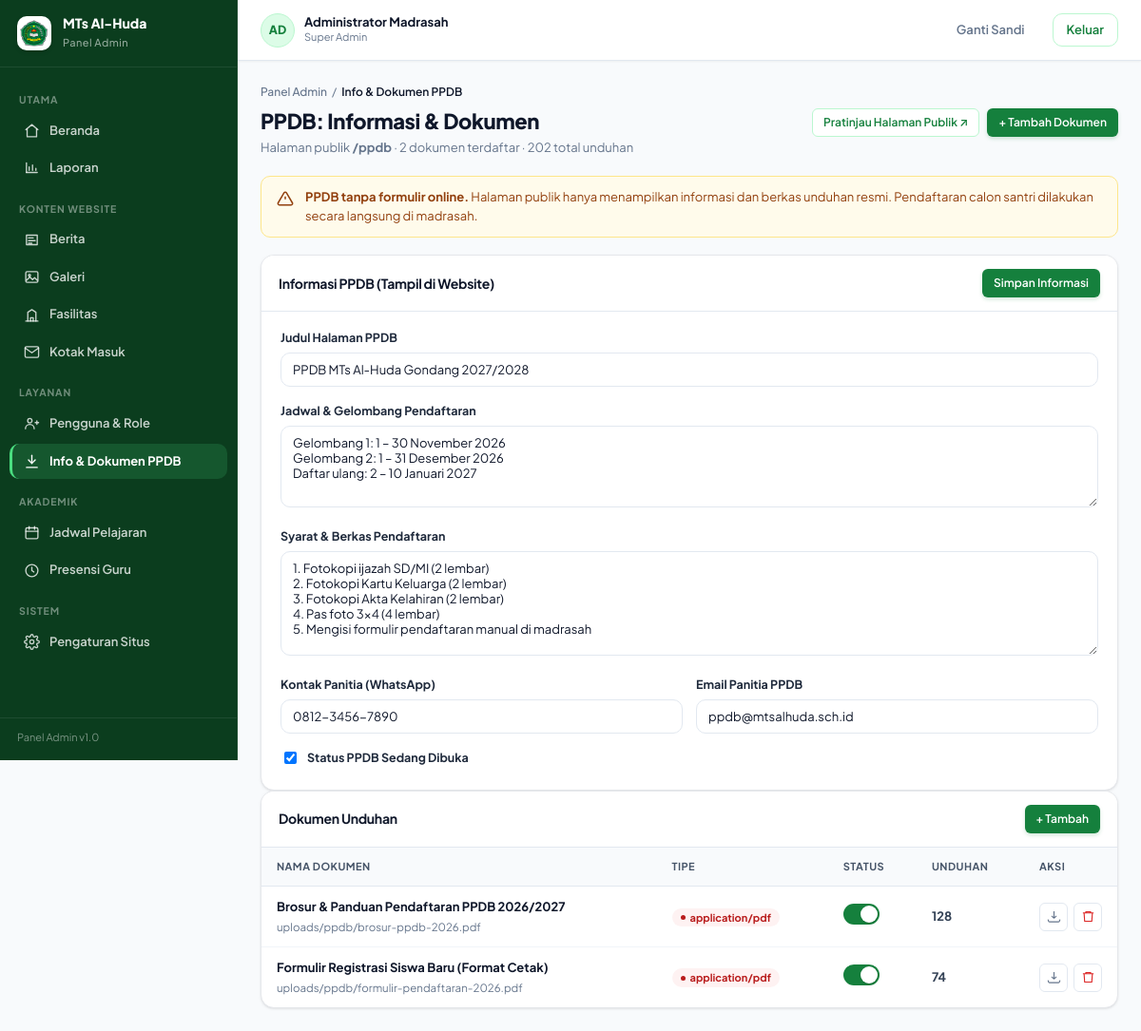
The app's page /admin/ppdb (signed in) with its own data.
### tables this page shows
CREATE TABLE `pengguna` (
  `id` bigint unsigned NOT NULL AUTO_INCREMENT,
  `username` varchar(60) NOT NULL,
  `email` varchar(160) DEFAULT NULL,
  `password_hash` varchar(255) NOT NULL,
  `name` varchar(120) NOT NULL,
  `nama` varchar(120) DEFAULT NULL,
  `role` enum('admin','operator','kepala','guru','siswa') NOT NULL DEFAULT 'siswa',
  `role_label` varchar(50) DEFAULT NULL,
  `phone` varchar(30) DEFAULT NULL,
  `telepon` varchar(30) DEFAULT NULL,
  `avatar_path` varchar(255) DEFAULT NULL,
  `foto_url` varchar(255) DEFAULT NULL,
  `is_active` tinyint(1) NOT NULL DEFAULT '1',
  `must_change_password` tinyint(1) NOT NULL DEFAULT '0',
  `failed_login_attempts` tinyint unsigned NOT NULL DEFAULT '0',
  `locked_until` datetime DEFAULT NULL,
  `last_login_at` datetime DEFAULT NULL,
  `last_login_ip` varchar(45) DEFAULT NULL,
  `created_at` datetime NOT NULL DEFAULT CURRENT_TIMESTAMP,
  `updated_at` datetime NOT NULL DEFAULT CURRENT_TIMESTAMP ON UPDATE CURRENT_TIMESTAMP,
  `deleted_at` datetime DEFAULT NULL,
  PRIMARY KEY (`id`),
  UNIQUE KEY `uq_pengguna_username` (`username`),
  UNIQUE KEY `uq_pengguna_email` (`email`),
  KEY `idx_pengguna_role` (`role`,`is_active`)
);

CREATE TABLE `dokumen_ppdb` (
  `id` bigint unsigned NOT NULL AUTO_INCREMENT,
  `title` varchar(200) NOT NULL,
  `judul` varchar(200) NOT NULL,
  `description` text DEFAULT NULL,
  `file_path` varchar(255) NOT NULL,
  `file_url` varchar(255) DEFAULT NULL,
  `file_size` int unsigned NOT NULL DEFAULT '0',
  `mime_type` varchar(100) DEFAULT 'application/pdf',
  `download_count` int unsigned NOT NULL DEFAULT '0',
  `jumlah_unduh` int unsigned NOT NULL DEFAULT '0',
  `sort_order` int NOT NULL DEFAULT '0',
  `is_active` tinyint(1) NOT NULL DEFAULT '1',
  `uploaded_by` bigint unsigned DEFAULT NULL,
  `created_at` datetime NOT NULL DEFAULT CURRENT_TIMESTAMP,
  `updated_at` datetime NOT NULL DEFAULT CURRENT_TIMESTAMP ON UPDATE CURRENT_TIMESTAMP,
  `deleted_at` datetime DEFAULT NULL,
  PRIMARY KEY (`id`),
  CONSTRAINT `fk_ppdb_uploader` FOREIGN KEY (`uploaded_by`) REFERENCES `pengguna` (`id`) ON DELETE SET NULL ON UPDATE CASCADE
);

### app/Views/admin/ppdb/index.php (the view, shortened to what the rows shown need)
<?php
$settings = $data['settings'] ?? [];
$documents = $data['documents'] ?? [];
?>
<div class="breadcrumb">
    <a href="<?= base_url('admin') ?>">Panel Admin</a> / <b>Info &amp; Dokumen PPDB</b>
</div>
<div class="page-head">
    <div>
        <h1>PPDB: Informasi &amp; Dokumen</h1>
        <p>Halaman publik <b>/ppdb</b> &middot; <?= count($documents) ?> dokumen terdaftar &middot; <?= (int) $data['total_downloads'] ?> total unduhan</p>
    </div>
    <div class="actions">
        <a class="btn btn-outline btn-sm" href="<?= base_url('ppdb') ?>" target="_blank">Pratinjau Halaman Publik ↗</a>
        <button class="btn btn-primary btn-sm" onclick="document.getElementById('modalTambahDoc').style.display='grid'">+ Tambah Dokumen</button>
    </div>
</div>
<div class="notice warn" style="margin-bottom:18px">
    <svg viewBox="0 0 24 24"><path d="M10.3 3.9 2 18a2 2 0 0 0 1.7 3h16.6A2 2 0 0 0 22 18L13.7 3.9a2 2 0 0 0-3.4 0z"/><path d="M12 9v4M12 17h.01"/></svg>
    <div>
        <b>PPDB tanpa formulir online.</b> Halaman publik hanya menampilkan informasi dan berkas unduhan resmi. Pendaftaran calon santri dilakukan secara langsung di madrasah.
    </div>
</div>
<div class="split">
    <div>
        <form method="post" action="<?= base_url('admin/ppdb/update-info') ?>" class="card">
            <div class="card-head">
                <h3>Informasi PPDB (Tampil di Website)</h3>
                <div class="actions">
                    <button type="submit" class="btn btn-primary btn-sm">Simpan Informasi</button>
                </div>
            </div>
            <div class="card-pad">
                <div class="field">
                    <label for="ppdb_title">Judul Halaman PPDB</label>
                    <input type="text" id="ppdb_title" name="ppdb_title" value="<?= htmlspecialchars($settings['ppdb_title'] ?? 'PPDB MTs Al-Huda Gondang 2027/2028', ENT_QUOTES, 'UTF-8') ?>">
                </div>
                <div class="field">
                    <label for="ppdb_schedule">Jadwal &amp; Gelombang Pendaftaran</label>
                    <textarea id="ppdb_schedule" name="ppdb_schedule" style="min-height:86px"><?= htmlspecialchars($settings['ppdb_schedule'] ?? "Gelombang 1: 1 – 30 November 2026\nGelombang 2: 1 – 31 Desember 2026\nDaftar ulang: 2 – 10 Januari 2027", ENT_QUOTES, 'UTF-8') ?></textarea>
                </div>
                <div class="field">
                    <label for="ppdb_requirements">Syarat &amp; Berkas Pendaftaran</label>
                    <textarea id="ppdb_requirements" name="ppdb_requirements" style="min-height:110px"><?= htmlspecialchars($settings['ppdb_requirements'] ?? "1. Fotokopi ijazah SD/MI (2 lembar)\n2. Fotokopi Kartu Keluarga (2 lembar)\n3. Fotokopi Akta Kelahiran (2 lembar)\n4. Pas foto 3x4 (4 lembar)\n5. Mengisi formulir pendaftaran manual di madrasah", ENT_QUOTES, 'UTF-8') ?></textarea>
                </div>
                <div class="field-row">
                    <div class="field">
                        <label for="ppdb_contact_wa">Kontak Panitia (WhatsApp)</label>
                        <input type="text" id="ppdb_contact_wa" name="ppdb_contact_wa" value="<?= htmlspecialchars($settings['ppdb_contact_wa'] ?? '0812-3456-7890', ENT_QUOTES, 'UTF-8') ?>">
                    </div>
                    <div class="field">
                        <label for="ppdb_contact_email">Email Panitia PPDB</label>
                        <input type="email" id="ppdb_contact_email" name="ppdb_contact_email" value="<?= htmlspecialchars($settings['ppdb_contact_email'] ?? 'ppdb@mtsalhuda.sch.id', ENT_QUOTES, 'UTF-8') ?>">
                    </div>
                </div>
                <div class="field" style="margin-bottom:0">
                    <label style="display:flex;align-items:center;gap:8px;cursor:pointer">
                        <input type="checkbox" name="ppdb_is_open" value="1" <?= ($settings['ppdb_is_open'] ?? '1') === '1' ? 'checked' : '' ?>>
                        <b>Status PPDB Sedang Dibuka</b>
                    </label>
                </div>
            </div>
        </form>
    </div>
    <div>
        <div class="card">
            <div class="card-head">
                <h3>Dokumen Unduhan</h3>
                <div class="actions">
                    <button class="btn btn-primary btn-sm" onclick="document.getElementById('modalTambahDoc').style.display='grid'">+ Tambah</button>
                </div>
            </div>
            <div class="table-wrap">
                <table class="data">
                    <thead>
                        <tr>
                            <th>Nama Dokumen</th>
                            <th>Tipe</th>
                            <th>Status</th>
                            <th>Unduhan</th>
                            <th style="width:80px">Aksi</th>
                        </tr>
                    </thead>
                    <tbody>
                    <?php if (empty($documents)): ?>
                        <tr>
                            <td colspan="5" style="padding:32px 16px;text-align:center;color:#6B7280">
                                <b>Belum ada dokumen unduhan PPDB.</b>
                                <div style="margin-top:6px">
                                    <button class="btn btn-outline btn-sm" onclick="document.getElementById('modalTambahDoc').style.display='grid'">+ Unggah Dokumen</button>
                                </div>
                            </td>
                        </tr>
                    <?php else: ?>
                        <?php foreach ($documents as $doc): ?>
                            <tr>
                                <td>
                                    <div class="t-title"><?= htmlspecialchars($doc['title'], ENT_QUOTES, 'UTF-8') ?></div>
                                    <div class="t-sub"><?= htmlspecialchars($doc['file_path'], ENT_QUOTES, 'UTF-8') ?></div>
                                </td>
                                <td>
                                    <span class="pill red"><?= htmlspecialchars($doc['mime_type'] ?? 'FILE', ENT_QUOTES, 'UTF-8') ?></span>
                                </td>
                                <td>
                                    <form method="post" action="<?= base_url('admin/ppdb/toggle-doc/' . $doc['id']) ?>" style="display:inline">
                                        <button type="submit" style="background:none;border:none;padding:0;cursor:pointer">
                                            <span class="switch <?= (int) $doc['is_active'] === 1 ? 'on' : '' ?>"><span class="track"></span></span>
                                        </button>
                                    </form>
                                </td>
                                <td><b><?= number_format((int) $doc['download_count'], 0, ',', '.') ?></b></td>
                                <td>
                                    <div class="row-actions">
                                        <a class="icon-btn" href="<?= base_url($doc['file_path']) ?>" target="_blank" title="Unduh / Lihat">
                                            <svg viewBox="0 0 24 24"><path d="M12 15V3m0 12l-4-4m4 4l4-4M2 17l.6 2.4A2 2 0 0 0 4.5 21h15a2 2 0 0 0 1.9-1.6L22 17"/></svg>
                                        </a>
                                        <form method="post" action="<?= base_url('admin/ppdb/delete-doc/' . $doc['id']) ?>" onsubmit="return confirm('Hapus dokumen ini?');" style="display:inline">
                                            <button type="submit" class="icon-btn" title="Hapus" style="color:#DC2626">
                                                <svg viewBox="0 0 24 24"><path d="M3 6h18M8 6V4h8v2M19 6l-1 14H6L5 6"/></svg>
                                            </button>
                                        </form>
                                    </div>
                                </td>
                            </tr>
                        <?php endforeach; ?>
                    <?php endif; ?>
                    </tbody>
                </table>
            </div>
        </div>
    </div>
</div>
<?php
$data['content'] = ob_get_clean();
require_once __DIR__ . '/../../layouts/admin.php';

### app/Views/layouts/admin.php (shortened to what the rows shown need)
<?php require_once __DIR__ . '/../../helpers.php'; ?>
<!DOCTYPE html>
<html lang="id">
<head>
    <link rel="stylesheet" href="<?= base_url('css/admin.css?v=' . (file_exists(__DIR__ . '/../../../public/css/admin.css') ? filemtime(__DIR__ . '/../../../public/css/admin.css') : '1.1')) ?>">
</head>
<body>
<div class="shell">
    <aside class="sidebar">
        <div class="side-brand">
            <img src="<?= base_url('assets/images/LOGO_MTS 1.png') ?>" alt="Logo MTs Al-Huda">
            <div>
                <b>MTs Al-Huda</b>
                <span>Panel Admin</span>
            </div>
        </div>
        <?php
        $currRoute = current_route();
        $routeParts = $currRoute === '' ? [] : explode('/', $currRoute);
        $currPage = $routeParts[1] ?? 'dashboard';
        $activeMenu = $data['active_menu'] ?? ($currPage === '' ? 'dashboard' : $currPage);
        ?>
        <nav class="side-nav">
            <div class="side-group">Utama</div>
            <a class="side-link <?= in_array($activeMenu, ['dashboard', 'admin', ''], true) ? 'on' : '' ?>" href="<?= base_url('admin') ?>">
                <svg viewBox="0 0 24 24"><path d="M3 10.5 12 3l9 7.5"/><path d="M5 9.5V21h14V9.5"/></svg>
                Beranda
            </a>
            <a class="side-link <?= $activeMenu === 'laporan' ? 'on' : '' ?>" href="<?= base_url('admin/laporan') ?>">
                <svg viewBox="0 0 24 24"><path d="M4 19V5"/><path d="M4 19h16"/><path d="M8 16v-5M13 16V8M18 16v-3"/></svg>
                Laporan
            </a>
            <div class="side-group">Konten Website</div>
            <a class="side-link <?= $activeMenu === 'berita' ? 'on' : '' ?>" href="<?= base_url('admin/berita') ?>">
                <svg viewBox="0 0 24 24"><path d="M4 5h16v14H4z"/><path d="M7 9h7M7 13h10M7 17h5"/></svg>
                Berita
            </a>
            <a class="side-link <?= $activeMenu === 'galeri' ? 'on' : '' ?>" href="<?= base_url('admin/galeri') ?>">
                <svg viewBox="0 0 24 24"><rect x="3" y="4" width="18" height="16" rx="2"/><circle cx="8.5" cy="9.5" r="1.5"/><path d="m4 17 5-5 4 4 3-3 4 4"/></svg>
                Galeri
            </a>
            <a class="side-link <?= $activeMenu === 'fasilitas' ? 'on' : '' ?>" href="<?= base_url('admin/fasilitas') ?>">
                <svg viewBox="0 0 24 24"><path d="M3 21h18"/><path d="M6 21V8l6-4 6 4v13"/><path d="M10 21v-5h4v5"/></svg>
                Fasilitas
            </a>
            <a class="side-link <?= $activeMenu === 'kontak' ? 'on' : '' ?>" href="<?= base_url('admin/kontak') ?>">
                <svg viewBox="0 0 24 24"><path d="M4 4h16c1.1 0 2 .9 2 2v12c0 1.1-.9 2-2 2H4c-1.1 0-2-.9-2-2V6c0-1.1.9-2 2-2z"/><polyline points="22,6 12,13 2,6"/></svg>
                Kotak Masuk
            </a>
            <div class="side-group">Layanan</div>
            <a class="side-link <?= $activeMenu === 'pengguna' ? 'on' : '' ?>" href="<?= base_url('admin/pengguna') ?>">
                <svg viewBox="0 0 24 24"><circle cx="9" cy="8" r="3.2"/><path d="M2.5 20a6.5 6.5 0 0 1 13 0"/><path d="M17 11h5M19.5 8.5v5"/></svg>
                Pengguna &amp; Role
            </a>
            <a class="side-link <?= $activeMenu === 'ppdb' ? 'on' : '' ?>" href="<?= base_url('admin/ppdb') ?>">
                <svg viewBox="0 0 24 24"><path d="M12 3v12"/><path d="m7 10 5 5 5-5"/><path d="M4 21h16"/></svg>
                Info &amp; Dokumen PPDB
            </a>
            <div class="side-group">Akademik</div>
            <a class="side-link <?= $activeMenu === 'jadwal' ? 'on' : '' ?>" href="<?= base_url('admin/jadwal') ?>">
                <svg viewBox="0 0 24 24"><rect x="3" y="5" width="18" height="16" rx="2"/><path d="M3 10h18M8 3v4M16 3v4"/></svg>
                Jadwal Pelajaran
            </a>
            <a class="side-link <?= $activeMenu === 'presensi' ? 'on' : '' ?>" href="<?= base_url('admin/presensi') ?>">
                <svg viewBox="0 0 24 24"><circle cx="12" cy="12" r="9"/><path d="M12 7v5l3 2"/></svg>
                Presensi Guru
            </a>
            <div class="side-group">Sistem</div>
            <a class="side-link <?= $activeMenu === 'pengaturan' ? 'on' : '' ?>" href="<?= base_url('admin/pengaturan') ?>">
                Pengaturan Situs
            </a>
        </nav>
        <div class="side-foot">Panel Admin v1.0</div>
    </aside>
    <div class="main">
        <header class="topbar">
            <div class="top-user">
                <div class="avatar"><?= htmlspecialchars(strtoupper(mb_substr((string) ($data['user']['name'] ?? 'A'), 0, 2)), ENT_QUOTES, 'UTF-8') ?></div>
                <div>
                    <b><?= htmlspecialchars((string) ($data['user']['name'] ?? ''), ENT_QUOTES, 'UTF-8') ?></b>
                    <span><?= htmlspecialchars((string) ($data['role'] ?? ''), ENT_QUOTES, 'UTF-8') ?></span>
                </div>
            </div>
            <a class="btn btn-ghost" href="<?= base_url('admin/ganti-sandi') ?>">Ganti Sandi</a>
            <form method="post" action="<?= base_url('admin/logout') ?>" style="margin:0">
                <button type="submit" class="btn btn-outline">Keluar</button>
            </form>
        </header>
        <div class="content">
            <?= $data['content'] ?>
        </div>
    </div>
</div>
</body>
</html>

### records on screen
pengguna: name "AD", name "Administrator Madrasah", role_label "☑"
dokumen_ppdb: title "Brosur & Panduan Pendaftaran PPDB 2026/2027", file_path "uploads/ppdb/brosur-ppdb-2026.pdf", mime_type "application/pdf", is_active 1 (drawn), download_count "128"
dokumen_ppdb: title "Formulir Registrasi Siswa Baru (Format Cetak)", file_path "uploads/ppdb/formulir-pendaftaran-2026.pdf", mime_type "application/pdf", is_active 1 (drawn), download_count "74"

### other values on screen
$data['role'] "Super Admin"
count($documents) "2"
$data['total_downloads'] "202"
